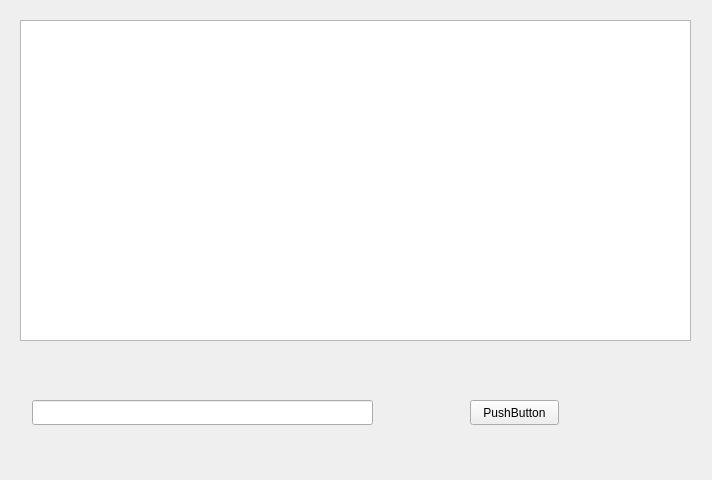
<?xml version="1.0" encoding="UTF-8"?>
<ui version="4.0">
 <class>testWindow</class>
 <widget class="QWidget" name="testWindow">
  <property name="geometry">
   <rect>
    <x>0</x>
    <y>0</y>
    <width>712</width>
    <height>480</height>
   </rect>
  </property>
  <property name="windowTitle">
   <string>Form</string>
  </property>
  <widget class="QGraphicsView" name="gvCanvas">
   <property name="geometry">
    <rect>
     <x>20</x>
     <y>20</y>
     <width>671</width>
     <height>321</height>
    </rect>
   </property>
  </widget>
  <widget class="QLineEdit" name="leFunctionInput">
   <property name="geometry">
    <rect>
     <x>32</x>
     <y>400</y>
     <width>341</width>
     <height>25</height>
    </rect>
   </property>
  </widget>
  <widget class="QPushButton" name="pbInput">
   <property name="geometry">
    <rect>
     <x>470</x>
     <y>400</y>
     <width>89</width>
     <height>25</height>
    </rect>
   </property>
   <property name="text">
    <string>PushButton</string>
   </property>
  </widget>
 </widget>
 <resources/>
 <connections/>
</ui>
